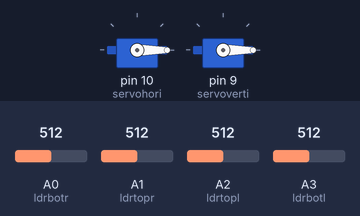
A sketch run on a simulated Arduino Uno, built with avr-gcc and run on an emulated ATmega328P. Shown: 2 × servo. The inputs (shaded band) are chosen by the test bench; at power-on: A0 (ldrbotr) = 512, A1 (ldrtopr) = 512, A2 (ldrtopl) = 512, A3 (ldrbotl) = 512.

Above: at 1.7 s.
1.8 s: A0 (ldrbotr) set to 530
At 3.09 s:
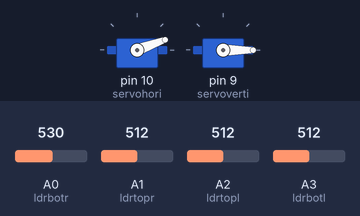
At 4.43 s:
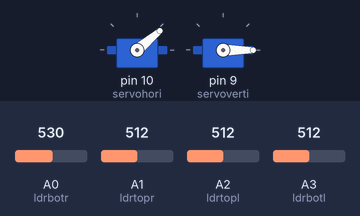
4.8 s: A1 (ldrtopr) set to 523
7.8 s: A1 (ldrtopr) set to 543
At 7.96 s:
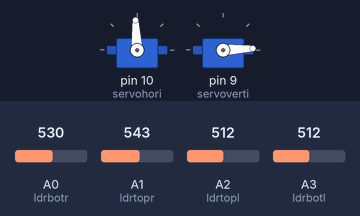
10.8 s: A2 (ldrtopl) set to 546
13.8 s: A2 (ldrtopl) set to 560
16.8 s: A3 (ldrbotl) set to 716
At 17.0 s:
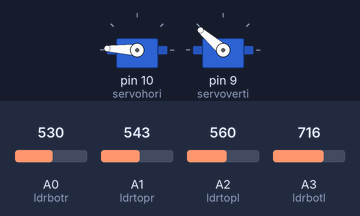
Timing chart, 0 to 22.4 s (numbered marks = the images above; inputs shaded):
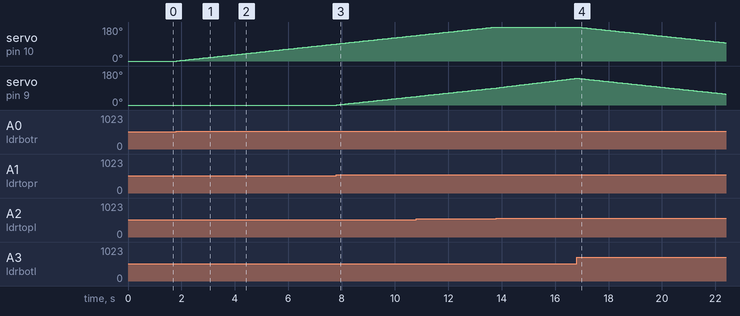

Measured:
- the behaviour switches between 513 and 514 on A0 (ldrbotr) (found by bisection; images 0 and 1)
- the behaviour switches between 531 and 532 on A1 (ldrtopr) (found by bisection; images 2 and 3)
- after the input at 1.8 s, servo on pin 10 (servohori): moves from 0° to 45° over 2.9 s, starting at once
- after the input at 7.8 s, servo on pin 9 (servoverti): moves from 0° to 45° over 2.9 s, starting at once
- after the input at 16.8 s, servo on pin 10 (servohori): moves from 180° to 97° over 5.5 s, starting after 0.06 s

The sketch:

Solar_Tracker_Servor.ino
```cpp
#include <Servo.h>

Servo servohori; //horizontal servo(BOTTOM SERVO)
int servoh = 0; //assign servo at 0 degree
int servohLimitHigh = 180; //maximum range of servo is 180 degree(it is variable you can also change)
int servohLimitLow = 10;   //minimum range of servo is 10 degree(it is variable you can also change)

Servo servoverti; //vertical servo(TOP SERVO)
int servov = 0;
int servovLimitHigh = 180;
int servovLimitLow = 10;

int ldrtopr = 1; //top right LDR A1 pin
int ldrtopl = 2; //top left LDR A2 pin

int ldrbotr = 0; // bottom right LDR A0 pin
int ldrbotl = 3; // bottom left LDR A3 pin


 void setup ()
 {
  servohori.attach(10); //horizontal servo connected to arduino pin 10
  servohori.write(0);

  servoverti.attach(9); //vertical servo connected to arduino pin 9
  servoverti.write(0);
  delay(500); //delay
 }

void loop()
{
  servoh = servohori.read();
  servov = servoverti.read();


  int topl = analogRead(ldrtopl); //read analog values from top left LDR
  int topr = analogRead(ldrtopr); //read analog values from top right LDR
  int botl = analogRead(ldrbotl); //read analog values from bottom left LDR
  int botr = analogRead(ldrbotr); //read analog values from bottom right LDR


  int avgtop = (topl + topr) / 2; //average of top LDRs
  int avgbot = (botl + botr) / 2; //average of bottom LDRs
  int avgleft = (topl + botl) / 2; //average of left LDRs
  int avgright = (topr + botr) / 2; //average of right LDRs

  if (avgtop < avgbot)
  {
    servoverti.write(servov -1);
    if (servov > servovLimitHigh)
     {
      servov = servovLimitHigh;
     }
    delay(8);
  }
  else if (avgbot < avgtop)
  {
    servoverti.write(servov +1);
    if (servov < servovLimitLow)
  {
    servov = servovLimitLow;
  }
    delay(8);
  }
  else
  {
    servoverti.write(servov);
  }

  if (avgleft > avgright)
  {
    servohori.write(servoh -1);
    if (servoh > servohLimitHigh)
    {
    servoh = servohLimitHigh;
    }
    delay(8);
  }
  else if (avgright > avgleft)
  {
    servohori.write(servoh +1);
    if (servoh < servohLimitLow)
     {
     servoh = servohLimitLow;
     }
    delay(8);
  }
  else
  {
    servohori.write(servoh); // write means run servo
  }
  delay(50);
}
```
